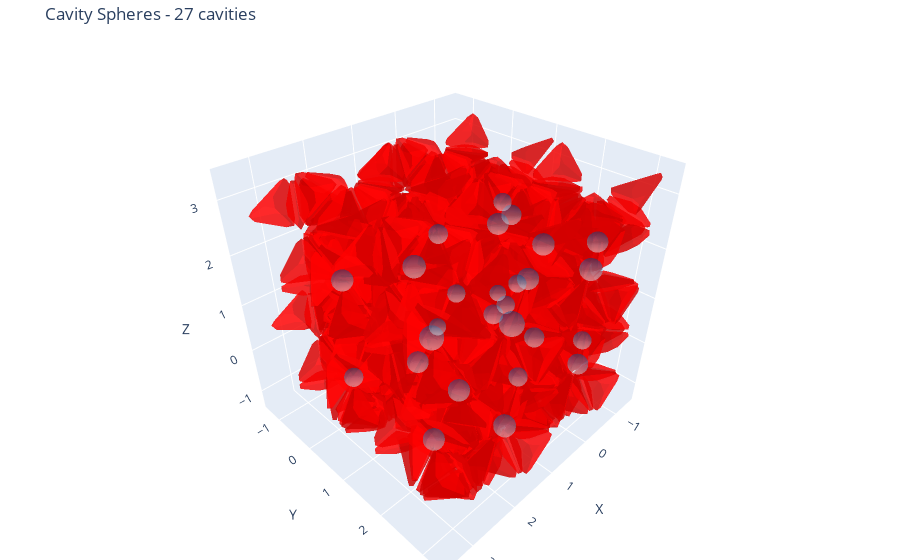

The notebook cell saved with this chart:
### Code cell
cavities = detect_simple_cavities(
    particles=duplicated_positions, 
    shape_vertices=shape_vertices, 
    shape_color=shape_color,
    grid_size=128, 
    padding=0.2,
    min_radius=0.16,#0.15,#0.2,#0.33, 
    min_separation=0.2,  
    geometry_func=get_truncated_bipyramid_geometry, 
    truncation_factor=truncation_factor,
    min_surrounding_particles=2,
    max_empty_neighbors_fraction=0.8,
    boundary_margin=0.15
)
